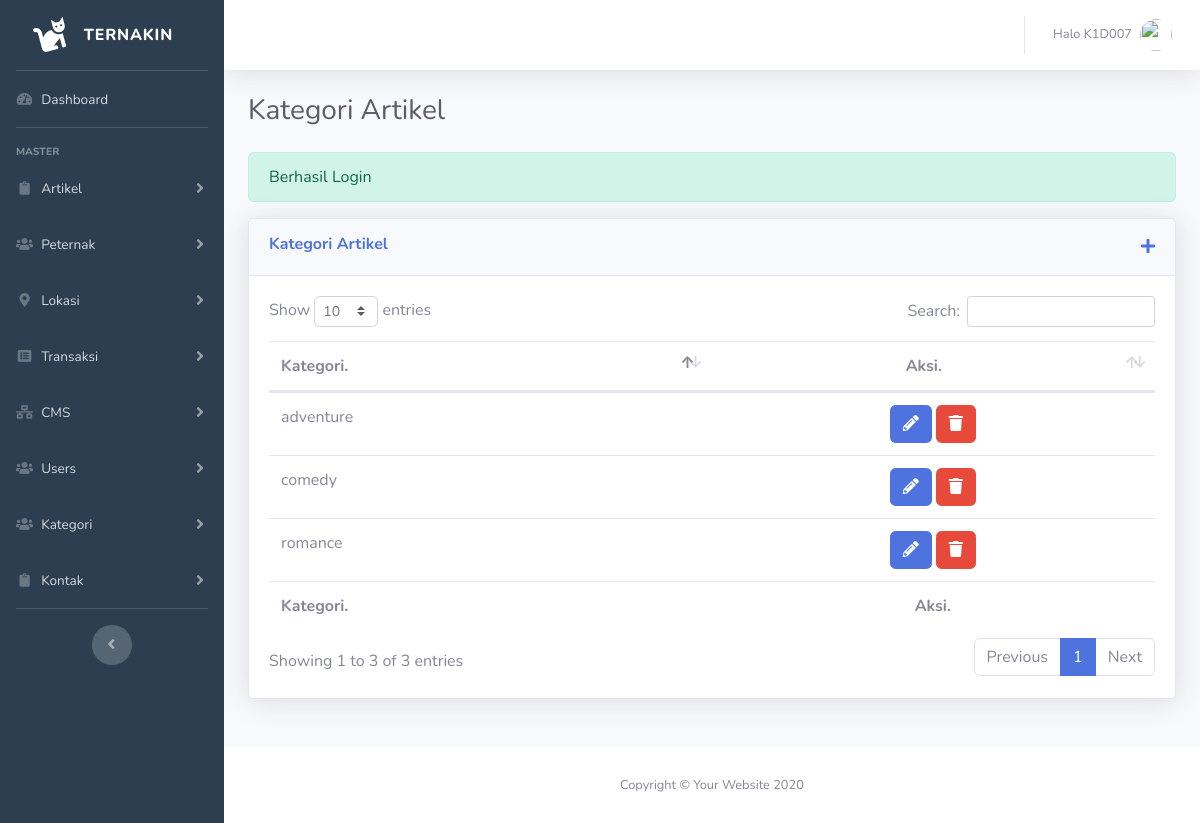
Before: /cms-dashboard/pages/artikel/kategori-artikel.php (signed in) with the older database file.
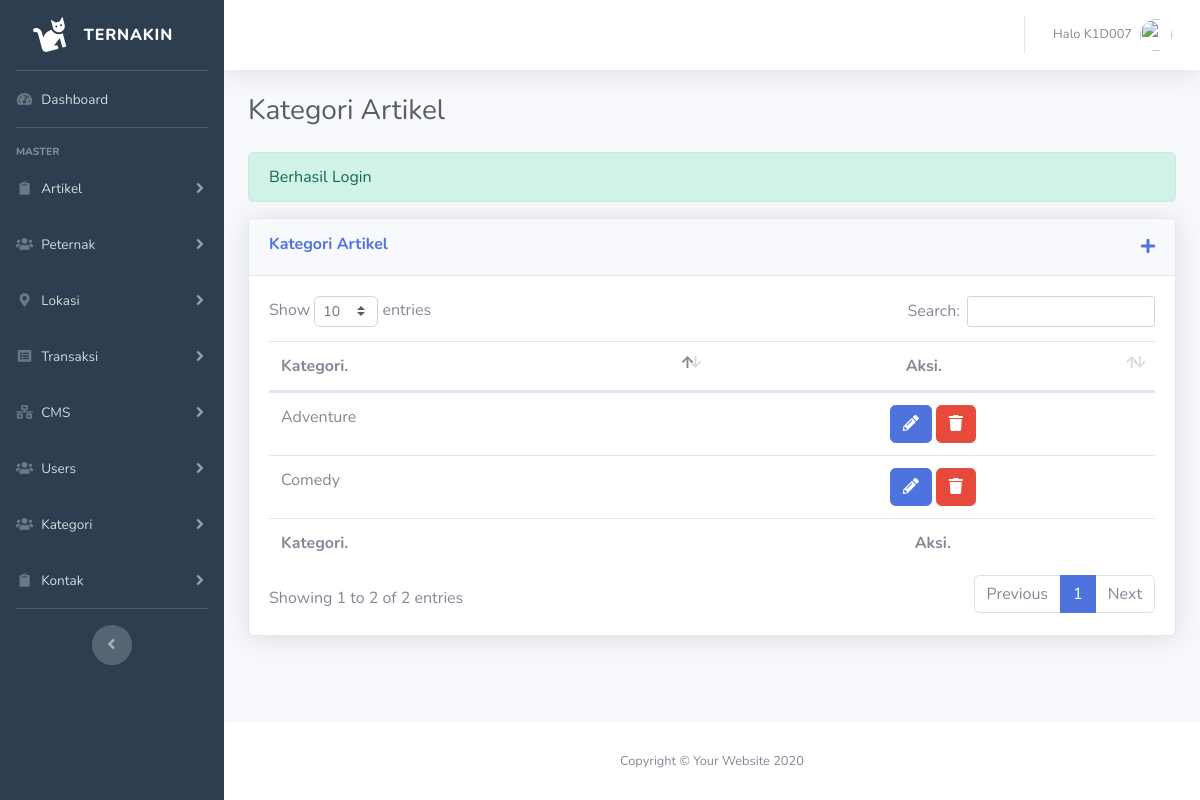
After: the same page with the newer database file.
### tables this page shows
CREATE TABLE `tb_kategori` (
  `id_kategori` int(2) NOT NULL,
  `kategori` varchar(20) NOT NULL
);

### cms-dashboard/pages/artikel/kategori-artikel.php (the view, shortened to what this page needs)
  <?php
    $title="Kategori Artikel";
    require_once"../../../config/database.php";
    require_once"../../templates/head-dashboard.php";
   ?>
   <link rel="stylesheet" type="text/css" href="<?=$_ENV['base_url']?>cms-dashboard/assets/vendor/datatables/dataTables.bootstrap4.min.css">
  <?php
  $sql = mysqli_query($con,"SELECT * FROM tb_kategori");
  ?>
</head>
<body id="page-top">
  <div id="wrapper">
      <?php require_once"../../partials/sidebar.php"; ?>
    <div id="content-wrapper" class="d-flex flex-column">
      <div id="content">
          <?php require_once"../../partials/topbar.php"; ?>
        <div class="container-fluid" style="transition: 0.4s;">
          <div class="d-sm-flex align-items-center justify-content-between mb-4">
            <h1 class="h3 mb-0 text-gray-800"><?=$title?></h1>
          </div>
          <?php
            if (isset($_SESSION['alert'])) {
              if (isset($_SESSION['alert']['berhasil'])) {
                ?>
                <div class="alert alert-success" role="alert">
                  <?=$_SESSION['alert']['berhasil']?>
                </div>
                <?php
              }else{
                ?>
                <div class="alert alert-danger" role="alert">
                  <?=$_SESSION['alert']['gagal']?>
                </div>
                <?php
              }
            }
          ?>
          <div class="row">
            <div class="col-lg-12 mb-4">
              <div class="card shadow mb-4">
                <div class="card-header py-3 d-sm-flex justify-content-between">
                  <h6 class="m-0 font-weight-bold text-primary"><?=$title?></h6>
                  <a href="tambah-kategori"><i class="fas fa-plus"></i></a>
                </div>
                <div class="card-body">
                  <div class="table-responsive">
                    <table class="table" id="tableKategori">
                      <thead>
                        <tr>
                          <th>Kategori.</th>
                          <th class="text-center">Aksi.</th>
                        </tr>
                      </thead>
                      <tfoot>
                        <tr>
                          <th>Kategori.</th>
                          <th class="text-center">Aksi.</th>
                        </tr>
                      </tfoot>
                      <tbody>
                        <?php
                            while ($data = mysqli_fetch_array($sql)) {
                              ?>
                                <tr>
                                  <td>
                                    <?=$data['kategori']?>
                                  </td>
                                  <td>
                                    <div class="d-flex justify-content-center">
                                      <a href="<?=$_ENV['base_url']?>cms-dashboard/kategori/edit/<?=$data['id_kategori']?>" class="btn btn-primary mr-1"><i class="fas fa-pencil-alt"></i></a>
                                      <form method="POST" action="<?=$_ENV['base_url']?>cms-dashboard/pages/artikel/aksi">
                                        <button type="submit" name="aksi" class="btn btn-danger" value="hapus-kategori" onclick="return confirm('Artikel akan dihapus??')"><i class="fas fa-trash"></i></button>
                                      </form>
                                    </div>
                                  </td>
                                </tr>
                              <?php
                            }
                         ?>
                      </tbody>
                    </table>
                  </div>
                </div>
              </div>
            </div>
          </div>
        </div>
      </div>
      <footer class="sticky-footer bg-white">
        <div class="container my-auto">
          <div class="copyright text-center my-auto">
            <span>Copyright &copy; Your Website 2020</span>
          </div>
        </div>
      </footer>
    </div>
  </div>
  <?php require_once"../../templates/footer-dashboard.php" ?>
</html>

Changed rows visible on the page:
removed tb_kategori: kategori "romance"
removed tb_kategori: kategori "adventure"
removed tb_kategori: kategori "comedy"
added tb_kategori: kategori "Adventure"
added tb_kategori: kategori "Comedy"
Other visible differences:
text written by a page script: "Show entries Search: Showing 1 to 3 of 3 entries Previous 1 Next" → "Show entries Search: Showing 1 to 2 of 2 entries Previous 1 Next"
